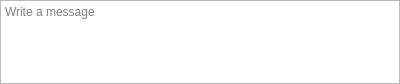
<?xml version="1.0" encoding="UTF-8"?>
<ui version="4.0">
 <class>OutgoingPostCreator</class>
 <widget class="QWidget" name="OutgoingPostCreator">
  <property name="geometry">
   <rect>
    <x>0</x>
    <y>0</y>
    <width>400</width>
    <height>84</height>
   </rect>
  </property>
  <property name="sizePolicy">
   <sizepolicy hsizetype="Expanding" vsizetype="Expanding">
    <horstretch>0</horstretch>
    <verstretch>1</verstretch>
   </sizepolicy>
  </property>
  <property name="maximumSize">
   <size>
    <width>16777215</width>
    <height>310</height>
   </size>
  </property>
  <property name="windowTitle">
   <string>Form</string>
  </property>
  <layout class="QVBoxLayout" name="verticalLayout">
   <property name="spacing">
    <number>0</number>
   </property>
   <property name="leftMargin">
    <number>0</number>
   </property>
   <property name="topMargin">
    <number>0</number>
   </property>
   <property name="rightMargin">
    <number>0</number>
   </property>
   <property name="bottomMargin">
    <number>0</number>
   </property>
   <item>
    <widget class="Mattermost::MessageTextEditWidget" name="textEdit">
     <property name="sizePolicy">
      <sizepolicy hsizetype="Expanding" vsizetype="Expanding">
       <horstretch>0</horstretch>
       <verstretch>1</verstretch>
      </sizepolicy>
     </property>
     <property name="minimumSize">
      <size>
       <width>100</width>
       <height>60</height>
      </size>
     </property>
     <property name="maximumSize">
      <size>
       <width>16777215</width>
       <height>310</height>
      </size>
     </property>
     <property name="sizeIncrement">
      <size>
       <width>0</width>
       <height>20</height>
      </size>
     </property>
     <property name="contextMenuPolicy">
      <enum>Qt::NoContextMenu</enum>
     </property>
     <property name="acceptRichText">
      <bool>false</bool>
     </property>
     <property name="placeholderText">
      <string>Write a message</string>
     </property>
    </widget>
   </item>
  </layout>
 </widget>
 <customwidgets>
  <customwidget>
   <class>Mattermost::MessageTextEditWidget</class>
   <extends>QTextEdit</extends>
   <header>chat-area/outgoing-post/MessageTextEditWidget.h</header>
  </customwidget>
 </customwidgets>
 <resources/>
 <connections/>
</ui>
